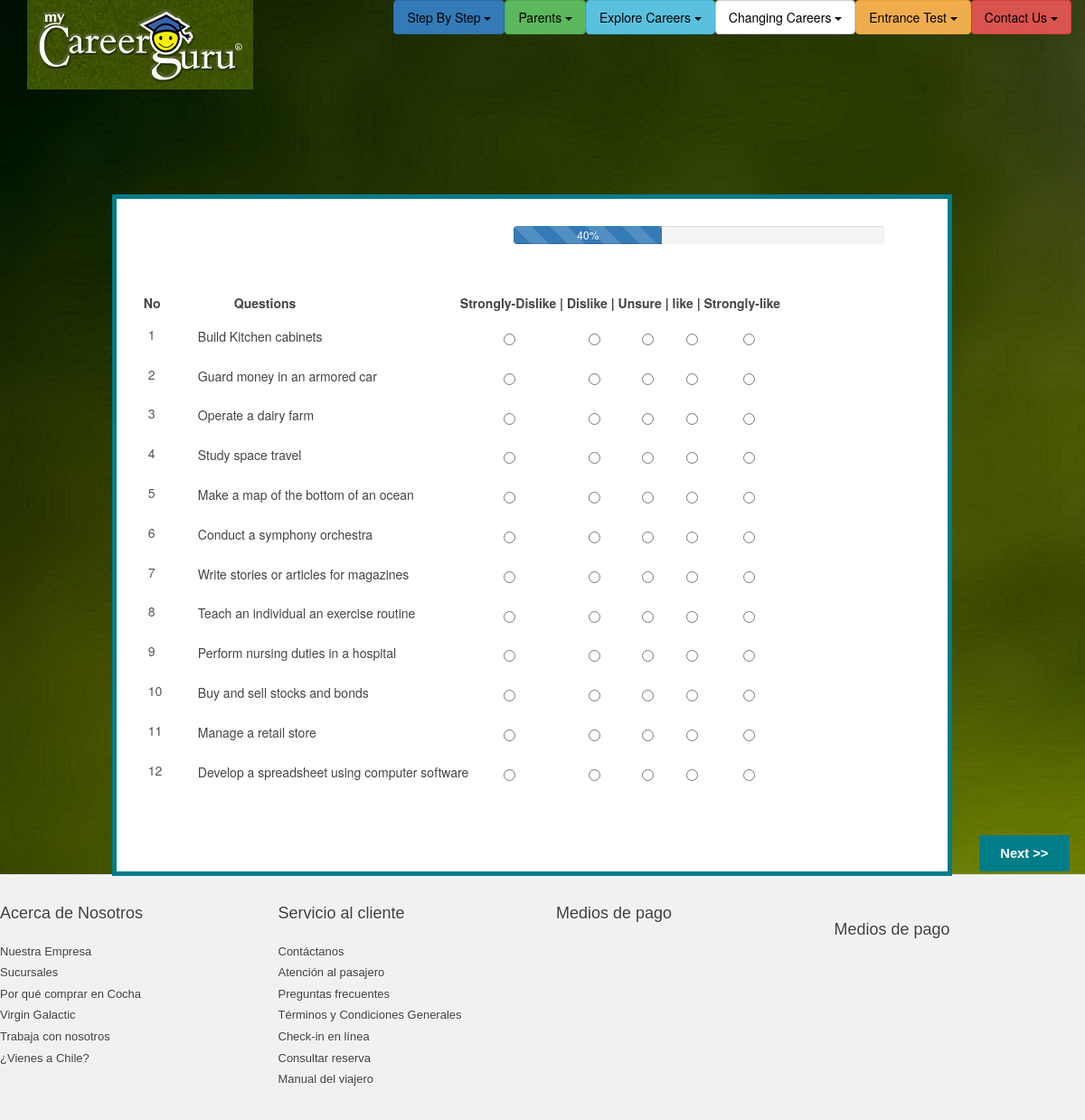
/it5/, run on the app's committed database.
### career/models.py (models this page shows, shortened)
class Question(models.Model):
    name = models.TextField()
    qtype = models.ForeignKey(Qtype)

### career/views.py (the view)
# urls.py: url(r'^it5/$','career.views.it5'),
def it5(request):
    arr=[]
    x = Question.objects.all()
    for q in x:
        arr.append(q)
    return render(request, "it5.html", {
            'q': arr,
    })

### templates/it5.html (shortened to what this page needs)
{% extends "base5.html" %}
{% block contents %}
<div id="container" class="mycontainer">
    <div id="content">
        <div id="wrapper">
            <div id="content1">
                <div id="top">
                    <div id="topright">
                        <div class="progress">
                            <div class="progress-bar progress-bar-striped active" role="progressbar"
                                 aria-valuenow="40" aria-valuemin="0" aria-valuemax="100" style="width:40%">
                                40%
                            </div>
                        </div>
                    </div>
                </div>
                <div class="qblock">
                    <div id="qheading">
                        <div class="idnum"><b>No </b></div>
                        <div class="qhead" ><b>Questions </b></div>
                        <div class="qopt"> <b>Strongly-Dislike | Dislike | Unsure | like | Strongly-like</b></div>
                    </div>
                </div>
            <form role="form"  action="/result/" method="post">{%csrf_token%}
                <div class="q">
                    {% for i in q %}
                        <div id={{ i.id}}>
                            <div id="testopt">
                                <div id="num">
                                    {{ i.id }}
                                </div>
                            </div>
                            <div class="question"> {{i.name}}</div>
                                <span class="opt">
                                <label class="radio-inline">
                                    <input type="radio" name={{ i.id }} id="one" value="0">
                                </label>
                                <label class="radio-inline opt">
                                    <input type="radio" name={{ i.id }} id="two" value="1">
                                </label>
                                <label class="radio-inline opt">
                                    <input type="radio" name={{ i.id }} id="three" value="2">
                                </label>
                                <label class="radio-inline opt">
                                    <input type="radio" name={{ i.id }} id="four" value="3">
                                </label>
                                <label class="radio-inline opt">
                                    <input type="radio" name={{ i.id }} id="five" value="4">
                                </label>
                                </span>
                                </div>
                    {% endfor %}
                </div>
            <div id="bottombtn">
            <input type="button" name="btn_register" value="Next >>" id="nextbtn" class="registerbtn" >
        </div>
            </form>
            </div>
        </div>
    </div>
</div>
{% endblock %}

### templates/base5.html (shortened to what this page needs)
<!DOCTYPE html>
<html lang="en">
<head>
    <link href="/static/css/bootstrap.min.css" rel="stylesheet">
    <link href="/static/modern/css/modern-business.css" rel="stylesheet">
    <link href="/static/modern/font-awesome/css/font-awesome.min.css" rel="stylesheet" type="text/css">
    <link href="/static/css/app.css" rel="stylesheet" type="text/css">
    <link rel="stylesheet" href="/static/css/mainbase.css">
    <link type="text/css" rel="stylesheet" href=/static/css/FAQ.css>
    <link type = text/css rel="stylesheet" href="/static/css/colgpage.css">
    <link rel="stylesheet" type="text/css" href="/static/css/faq1.css">
    <link rel="stylesheet" type="text/css" href="/static/css/it5.css">
    <link rel="stylesheet" type="text/css" href="/static/css/profile.css">
    <link rel="stylesheet" type="text/css" href="/static/css/signin.css">
    <link rel="stylesheet" type="text/css" href="/static/css/login.css">
     <link rel="stylesheet" type="text/css" href="/static/css/colginfo5.css">
</head>
<body>
    <nav class="navbar navbar-inverse navbar-fixed-top " role="navigation">
        <div class="container">
            <div class="navbar-header">
                <a href="/"> <img class="img-responsive" src="/static/img/mainlogo.png"></a>
            </div>
            <div class="collapse navbar-collapse" id="bs-example-navbar-collapse-1">
                <ul class="nav navbar-nav navbar-right">
                    <li class="dropdown btn btn-primary">
                        <a href="#" class="dropdown-toggle" data-toggle="dropdown">Step By Step <b class="caret"></b></a>
                    </li>
                     <li class="dropdown btn btn-success">
                        <a href="#" class="dropdown-toggle" data-toggle="dropdown">Parents <b class="caret"></b></a>
                    </li>
                     <li class="dropdown btn btn-info">
                        <a href="#" class="dropdown-toggle" data-toggle="dropdown">Explore Careers <b class="caret"></b></a>
                    </li>
                     <li class="dropdown btn btn-default">
                        <a href="#" class="dropdown-toggle" data-toggle="dropdown">Changing Careers <b class="caret"></b></a>
                    </li>
                   <li class="dropdown btn btn-warning yellow">
            <a  role="button" class="dropdown-toggle" data-toggle="dropdown">
                Entrance Test <span class="caret"></span>
            </a>
</li>
                    <li class="dropdown btn btn-danger">
                        <a href="#" class="dropdown-toggle" data-toggle="dropdown">Contact Us <b class="caret"></b></a>
                    </li>
                </ul>
            </div>
        </div>
    </nav>
    {% block contents %}{% endblock %}
    <div id="footer"  >
  <div class="row">
      <div class="col-sm-3">
        <div class="foot-header">
          Acerca de Nosotros
        </div>
        <div class="foot-links">
          <a href="http://internet.cocha.com/nuestra-empresa/nuestra-empresa.html">Nuestra Empresa</a>
          <a href="http://cms.cocha.com/sucursales.html">Sucursales</a>
          <a href="http://internet.cocha.com/_DisenoWeb/minisitios/sitio/por-que-comprar-en-cocha.html?cid=por-que-comprar-en-cocha">Por qué comprar en Cocha</a>
          <a href="http://internet.cocha.com/virgin_galactic/virgin_galactic.html">Virgin Galactic</a>
          <a href="http://internet.cocha.com/_DisenoWeb/minisitios/sitio/trabaja-con-nosotros.html?cid=trabaja_en_cocha">Trabaja con nosotros</a>
          <a href="http://www.cochainbound.com/" target="_blank">¿Vienes a Chile?</a>
        </div>
      </div>
    <div class="col-sm-3">
      <div class="foot-header"> Servicio al cliente </div>
      <div class="foot-links">
      	<a href="javascript:Contacto()">Contáctanos</a>
        <a href="http://internet.cocha.com/_DisenoWeb/minisitios/sitio/servicio-al-pasajero.html?cid=atencion-al-pasajero">Atención al pasajero</a>
        <a href="http://internet.cocha.com/_DisenoWeb/minisitios/sitio/faq.html?cid=preguntas-frecuentes">Preguntas frecuentes</a>
        <a href="http://cms.cocha.com/terminos-y-condiciones">Términos y Condiciones Generales</a>
        <a href="http://internet.cocha.com/_DisenoWeb/check-in/check-in.html?cid=check-in-on-line">Check-in en línea </a>
        <a href="http://www.cocha.com/ibe/bookingManagement/retrieveBookingForm.do">Consultar reserva</a>
        <a href="http://internet.cocha.com/manual-del-viajero.pdf" target="_blank">Manual del viajero</a>
      </div>
    </div>
    <div class="col-sm-3">
      <div class="foot-header">
        Medios de pago
      </div>
    </div>
    <div class="col-sm-3">
      <div class="foot-header">
        Medios de pago
      </div>
    </div>
  	</div>
</div></div>
</body>
</html>

### static/modern/css/modern-business.css (style rules this page uses)
html, body { height: 100%; }
body { padding-top: 115px; }

### static/css/mainbase.css (style rules this page uses)
body { background-image:url("/static/img/background12.jpg"); color:#747472; }
.navbar { border-width: 0px; -webkit-box-shadow: 0px 0px; box-shadow: 0px 0px; background-color: rgba(0,0,0,0.0); background-image: -webkit-gradient(linear, 50.00% 0.00%, 50.00% 100.00%, color-stop( 0% , rgba(0,0,0,0.00)),color-stop( 100% , rgba(0,0,0,0.00))); background-image: -webkit-linear-gradient(270deg,rgba(0,0,0,0.00) 0%,rgba(0,0,0,0.00) 100%); background-image: linear-gradient(180deg,rgba(0,0,0,0.00) 0%,rgba(0,0,0,0.00) 100%); min-height: 115px; }
.nav>li>a { padding: 2px; }
.navbar-inverse .navbar-nav>li>a { color: #000; }
.foot-links a, .foot-links p { display: block; color: rgb(63, 63, 63); transition: all 0.2s ease-in-out; -webkit-transition: all 0.2s ease-in-out; text-decoration: none; font-family: OpenSansRegular, Arial, sans-serif; font-size: 13px; color: rgb(63, 63, 63); padding-bottom: 5px; text-shadow: rgb(255, 255, 255) 1px 1px 0px; }
#footer { background: rgb(241, 241, 241); border-top: 1px solid rgb(222, 222, 222); margin-top: -2px; padding-top: 30px; padding-bottom: 30px; }
.foot-header { font-family: OpenSansBold, Arial, sans-serif; font-size: 18px; color: rgb(63, 63, 63); padding-bottom: 20px; text-shadow: rgb(255, 255, 255) 1px 1px 0px; }

### static/css/FAQ.css (style rules this page uses)
#container { width: 1024px; height: auto; min-height: 418px; margin: 0 auto; position: relative; }
#content { width: 90.72%; background: #FFFFFF; min-height: 554px; border: 15px solid #007D88; margin: 0 0 0 3.5%; margin-top: 100px; padding: 30px; }
.registerbtn { background-color: #007D88; border: medium none; border-radius: 3px; color: #FFFFFF; font-family: 'Arial'; font-size: 1.05em; font-weight: bold; height: 40px; margin: 2% 0 0 0; width: 100px; cursor: pointer; }

### static/css/colgpage.css (style rules this page uses)
#container { width: 1024px; height: auto; min-height: 418px; margin: 0 auto; position: relative; }
#content { width: 90.72%; background: #FFFFFF; min-height: 754px; border: 5px solid #007D88; margin: 0 0 0 3.5%; margin-top: 100px; padding: 30px; }
.registerbtn { background-color: #007D88; border: medium none; border-radius: 3px; color: #FFFFFF; float: right; font-family: 'Arial'; font-size: 1.05em; font-weight: bold; height: 40px; margin: 0 0 5% 0; width: 100px; cursor: pointer; }
#bottombtn { margin-top: 50px; }

### static/css/it5.css (style rules this page uses)
#topright { width: 40%; margin-left: 40%; }
#num { margin: 6px 0 0 5px; float: left; width: 2em; text-align:left; color: #555; background-color: transparent; }
.qblock { padding: 0; margin-bottom: 0; height: 1.7em; position: relative; overflow: hidden; margin-top: 55px; }
.question { height: 1.7em; line-height: 2.7em; margin: 5px 0 -5px 60px; }
.qhead { margin: -20px 0 0 100px; }
.qopt { margin: -20px 0 0 350px; }
#one { margin-left: 5px; margin-top: -16px; }
#two { margin-left: 65px; margin-top: -16px; }
#three { margin-left: 90px; margin-top: -16px; }
#four { margin-left: 105px; margin-top: -16px; }
#five { margin-left: 135px; margin-top: -16px; }
.opt { margin:-15px 0 0 340px; line-height: 0.8em; }

### static/css/login.css (style rules this page uses)
#wrapper { width: 1024px; height: auto; min-height: 418px; margin: 0 auto; position: relative; }

### static/css/colginfo5.css (style rules this page uses)
body { background-color:#FFFFFF; color:#444; }

### data on the page
Question: id "1", name "Build Kitchen cabinets"
Question: id "2", name "Guard money in an armored car"
Question: id "3", name "Operate a dairy farm"
Question: id "4", name "Study space travel"
Question: id "5", name "Make a map of the bottom of an ocean"
Question: id "6", name "Conduct a symphony orchestra"
Question: id "7", name "Write stories or articles for magazines"
Question: id "8", name "Teach an individual an exercise routine"
Question: id "9", name "Perform nursing duties in a hospital"
Question: id "10", name "Buy and sell stocks and bonds"
Question: id "11", name "Manage a retail store"
Question: id "12", name "Develop a spreadsheet using computer software"
